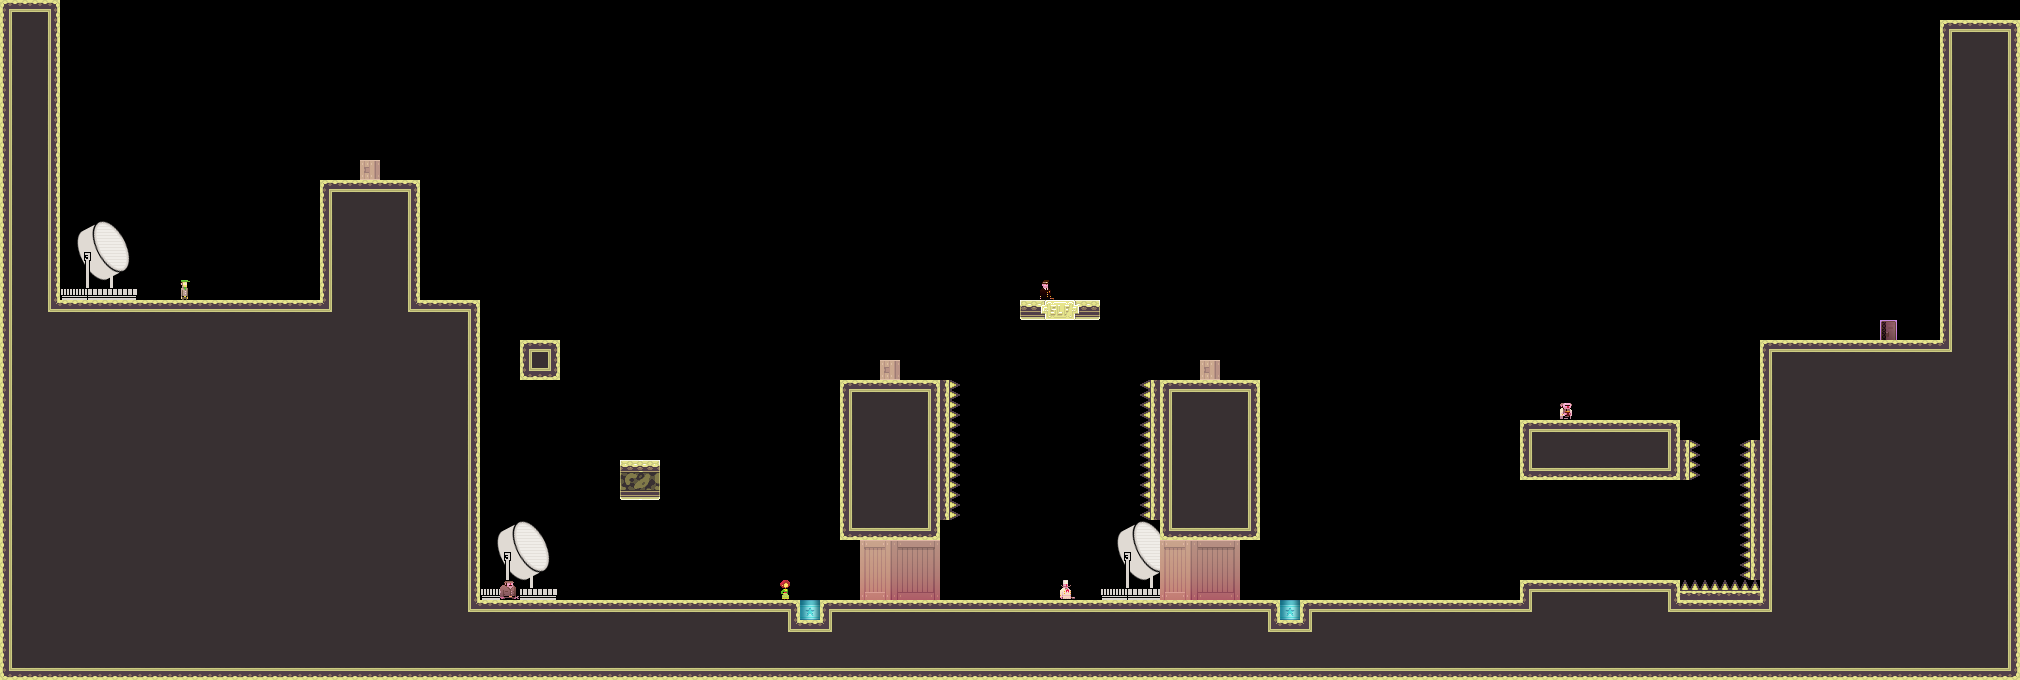

Tiled map render using the project's own tile images. Description and the map definition, with tile-layer contents summarised, below:
An orthogonal 101x34 tile map with 20x20 px tiles, 1 tile layer (bg) and 2 objects.

<map version="1.0" orientation="orthogonal" width="101" height="34" tilewidth="20" tileheight="20">
 <properties>
  <property name="liselotStart" value="YES" />
 </properties>
 <tileset firstgid="1" name="tiles_military" tilewidth="20" tileheight="20">
  <image source="../../../../XNAModeContent/Lemonade/tiles_military.png" width="400" height="400" />
  <terraintypes>
   <terrain name="solid" tile="151" />
   <terrain name="hollow" tile="94" />
  </terraintypes>
  <tile id="8" terrain=",,,1" />
  <tile id="9" terrain=",,1,1" />
  <tile id="10" terrain=",,1,1" />
  <tile id="11" terrain=",,1,1" />
  <tile id="12" terrain=",,1,1" />
  <tile id="13" terrain=",,1,1" />
  <tile id="14" terrain=",,1," />
  <tile id="15" terrain="1,1,1," />
  <tile id="16" terrain="1,1,,1" />
  <tile id="28" terrain=",1,,1" />
  <tile id="34" terrain="1,,1," />
  <tile id="35" terrain="1,,1,1" />
  <tile id="36" terrain=",1,1,1" />
  <tile id="48" terrain=",1,,1" />
  <tile id="54" terrain="1,,1," />
  <tile id="68" terrain=",1,,1" />
  <tile id="74" terrain="1,,1," />
  <tile id="88" terrain=",1,,1" />
  <tile id="94" terrain="1,,1," />
  <tile id="108" terrain=",1,,1" />
  <tile id="114" terrain="1,,1," />
  <tile id="128" terrain=",1,," />
  <tile id="129" terrain="1,1,," />
  <tile id="130" terrain="1,1,," />
  <tile id="131" terrain="1,1,," />
  <tile id="132" terrain="1,1,," />
  <tile id="133" terrain="1,1,," />
  <tile id="134" terrain="1,,," />
  <tile id="148" terrain=",,,0" />
  <tile id="149" terrain=",,0,0" />
  <tile id="150" terrain=",,0," />
  <tile id="151" terrain="0,0,0," />
  <tile id="152" terrain="0,0,," />
  <tile id="153" terrain="0,0,,0" />
  <tile id="168" terrain=",0,,0" />
  <tile id="170" terrain="0,,0," />
  <tile id="171" terrain="0,,0," />
  <tile id="173" terrain=",0,,0" />
  <tile id="188" terrain=",0,," />
  <tile id="189" terrain="0,0,," />
  <tile id="190" terrain="0,,," />
  <tile id="191" terrain="0,,0,0" />
  <tile id="192" terrain=",,0,0" />
  <tile id="193" terrain=",0,0,0" />
  <tile id="194" terrain="0,0,0,0" />
  <tile id="195" terrain="1,1,1,1" />
  <tile id="356">
   <properties>
    <property name="LargeCrate" value="" />
   </properties>
  </tile>
  <tile id="380">
   <properties>
    <property name="Andre" value="" />
   </properties>
  </tile>
  <tile id="381">
   <properties>
    <property name="Liselot" value="" />
   </properties>
  </tile>
  <tile id="382">
   <properties>
    <property name="Amsterdaam" value="" />
   </properties>
  </tile>
  <tile id="383">
   <properties>
    <property name="Worker" value="" />
   </properties>
  </tile>
  <tile id="384">
   <properties>
    <property name="Inspector" value="" />
   </properties>
  </tile>
  <tile id="385">
   <properties>
    <property name="Chef" value="" />
   </properties>
  </tile>
  <tile id="386">
   <properties>
    <property name="Exit" value="" />
   </properties>
  </tile>
  <tile id="387">
   <properties>
    <property name="Trampoline" value="" />
   </properties>
  </tile>
  <tile id="388">
   <properties>
    <property name="SmallCrate" value="" />
   </properties>
  </tile>
  <tile id="389">
   <properties>
    <property name="SugarBag" value="" />
   </properties>
  </tile>
 </tileset>
 <layer name="bg" width="101" height="34">
  <data>[3434 cells, 1340 non-empty, 76 distinct tile ids]</data>
 </layer>
 <objectgroup name="boxes" width="101" height="34">
  <object x="1400" y="280">
   <polyline points="0,0 0,240" />
  </object>
  <object x="1460" y="280">
   <polyline points="0,0 380,0" />
  </object>
 </objectgroup>
</map>
